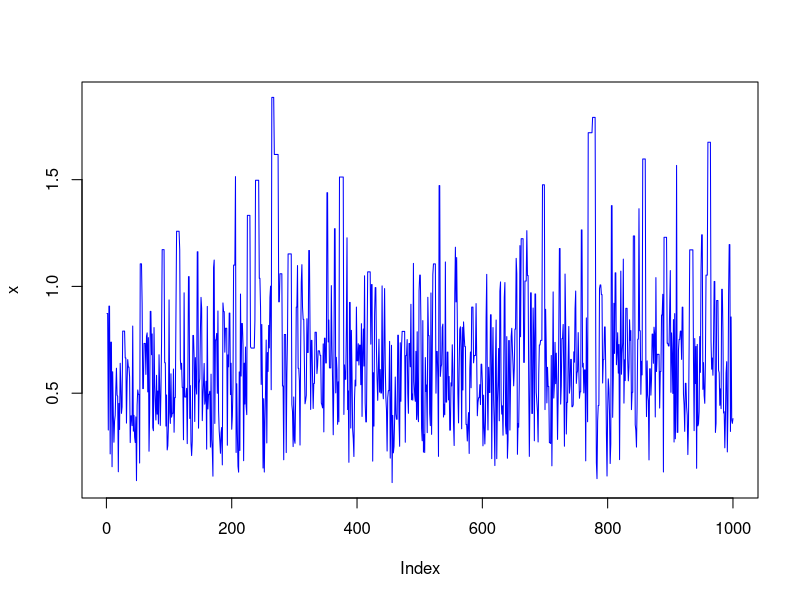
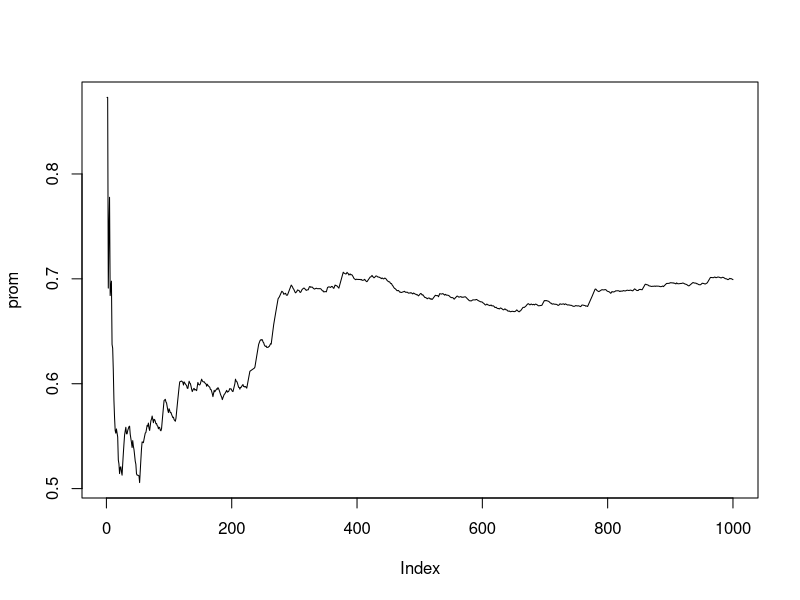
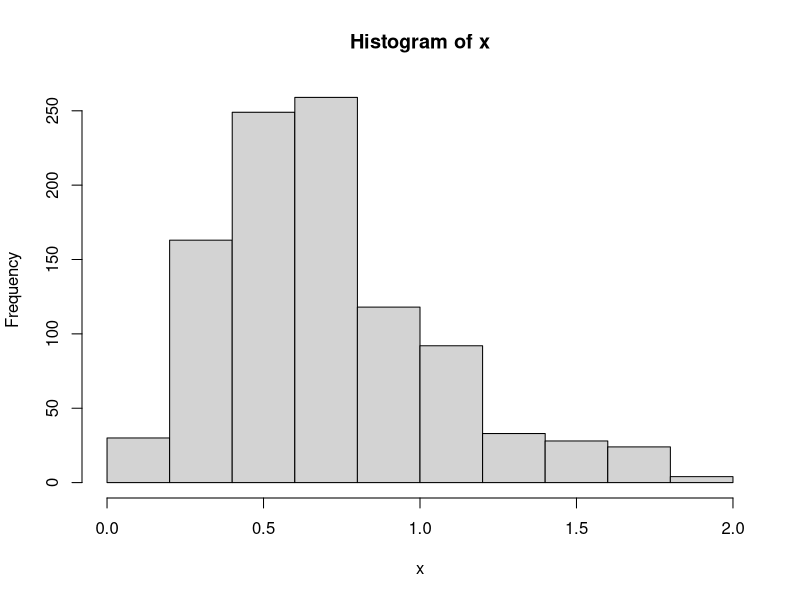
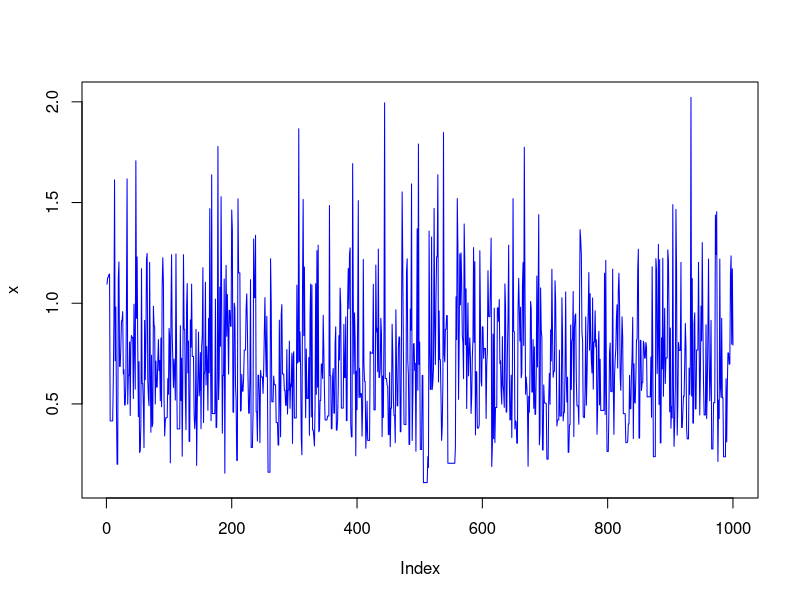
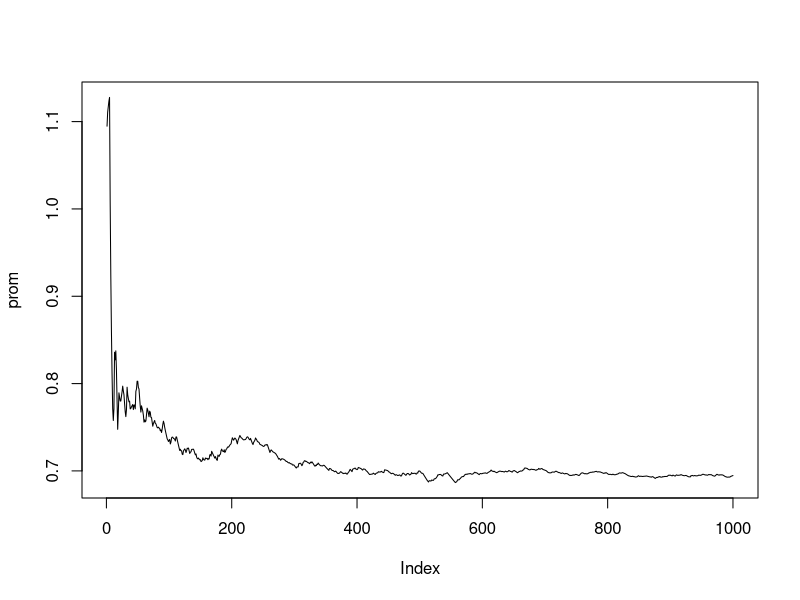
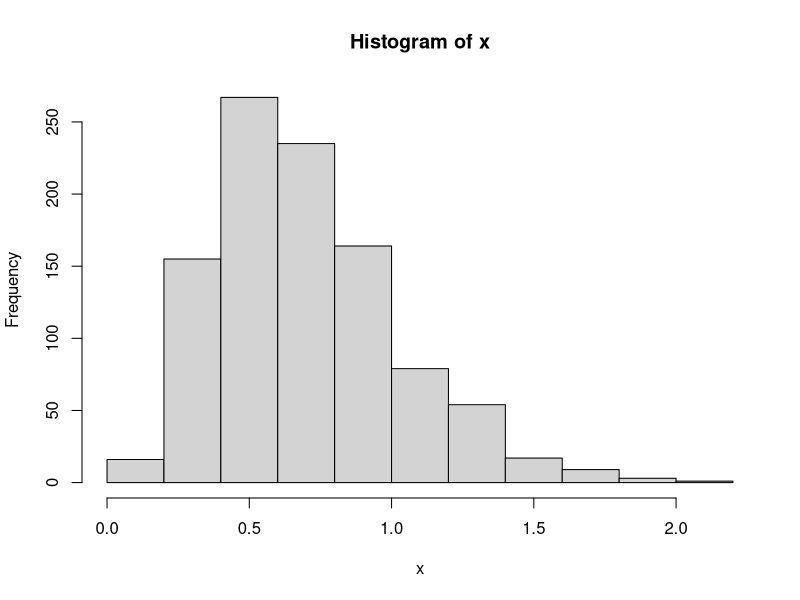

These figures' R source, in order:
#EJERCICIO 6.9


#### Simular la media de una Gamma(4.2,6.3) usando una candidata Gamma(4,7) #####
N_sim <- 1000

# Simular un valor de la candidata
x <- rgamma(N_sim,4,7)

# auxiliar media
prom <- x

#Algoritmo Matropolis-Hastings

for (i in 2:N_sim) {
  y <- rgamma(1,4,7) #candidata
  alpha <- min(dgamma(y,4.3,6.2)*dgamma(x[i-1],4,7)/
                 (dgamma(y,4,7)*dgamma(x[i-1],4.3,6.2)),1)
  x[i] <- x[i-1] + (y-x[i-1])*(runif(1)<alpha)
  prom[i] <- mean(x[1:i])
  
}
prom
# Revisar la convergencia
plot(x, type="l",col="blue")
plot(prom,type="l")
# Valor real
4.3/6.2
# Valor estimado con la simulación
mean(prom)
hist(x)

### Simular la media de una Gamma(4.2,6.3) usando una candidata Gamma(5,6) ####
N_sim <- 1000

# Simular un valor de la candidata
x <- rgamma(N_sim,5,6)

# auxiliar media
prom <- x

#Algoritmo Metropolis-Hastings

for (i in 2:N_sim) {
  y <- rgamma(1,5,6) #candidata
  alpha <- min(dgamma(y,4.3,6.2)*dgamma(x[i-1],5,6)/
                 (dgamma(y,5,6)*dgamma(x[i-1],4.3,6.2)),1)
  x[i] <- x[i-1] + (y-x[i-1])*(runif(1)<alpha)
  prom[i] <- mean(x[1:i])
  
}
prom
# Revisar la convergencia
plot(x, type="l",col="blue")
plot(prom,type="l")
# Valor real
4.3/6.2
# Valor estimado con la simulación
mean(prom)
hist(x)
